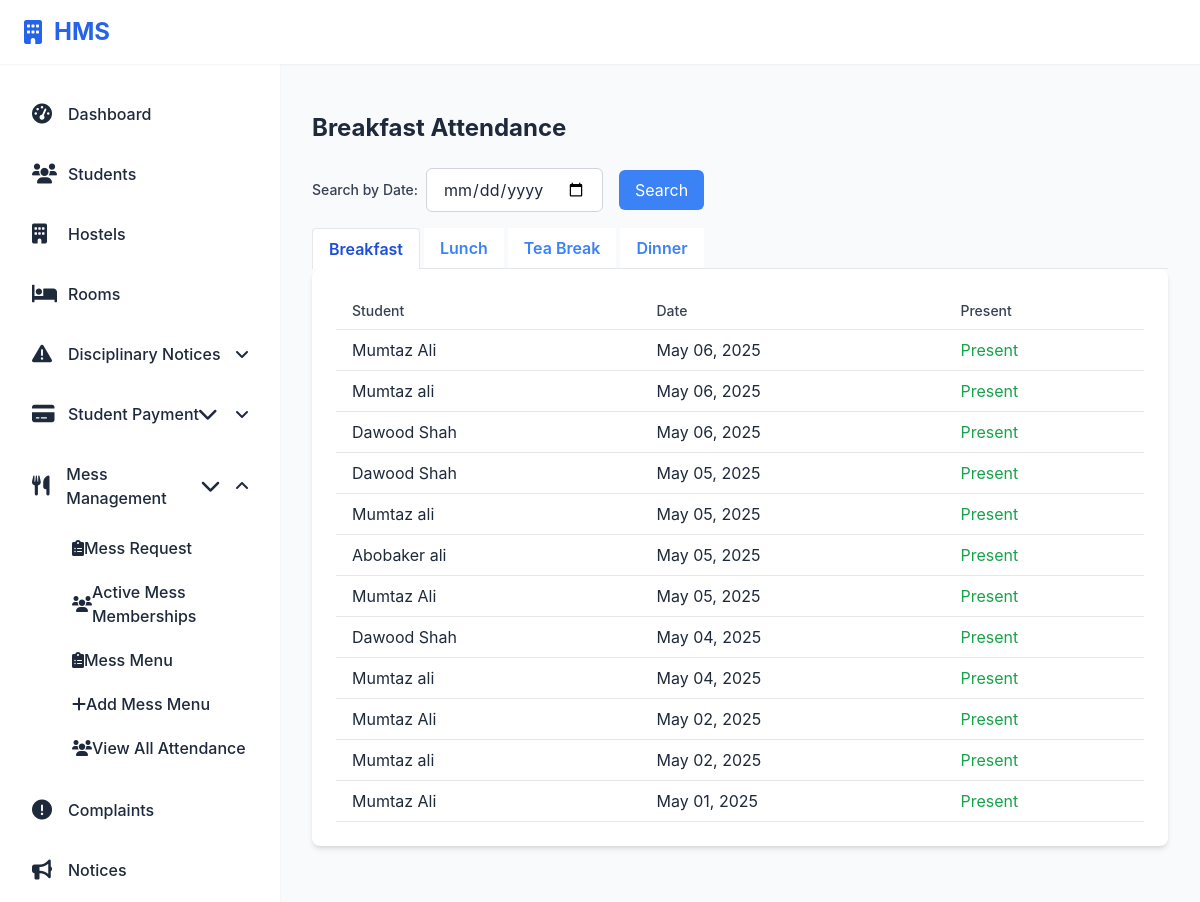
Page /hostel/mess-attendance/ (signed in) on the committed database.
### hostel/models.py (models this page shows, shortened)
class MessAttendance(models.Model):
    student = models.ForeignKey('Student', on_delete=models.CASCADE)
    date = models.DateField(default=timezone.now)
    meal_time = models.CharField(max_length=2, choices=MessMenu.MEAL_CHOICES)
    is_present = models.BooleanField()
    price_charged = models.DecimalField(max_digits=6, decimal_places=2, default=0)

class Student(models.Model):
    Room_ID = models.ForeignKey(Room, on_delete=models.SET_NULL, null=True, related_name="students")
    Hostel_ID = models.ForeignKey(Hostel, on_delete=models.SET_NULL, null=True)
    PAYMENT_STATUS_CHOICES = [
        ('NOT_PAID', 'Not Paid'),
        ('PARTIALLY_PAID', 'Partially Paid'),
        ('FULLY_PAID', 'Fully Paid'),
    ]
    Student_ID = models.AutoField(primary_key=True)
    Registration_Number = models.CharField(max_length=20, unique=True, null=True, blank=True)
    user = models.OneToOneField(User, on_delete=models.CASCADE, null=True)
    profile_picture = models.ImageField(upload_to='student_profiles/', null=True, blank=True)
    F_Name = models.CharField(max_length=50)
    L_Name = models.CharField(max_length=50)
    Contact_Info = models.CharField(max_length=100)
    Address = models.TextField()
    Department = models.CharField(max_length=100)
    FatherName = models.CharField(max_length=50)
    fee_status = models.CharField(max_length=20, choices=PAYMENT_STATUS_CHOICES, default='NOT_PAID')
    total_paid_amount = models.DecimalField(max_digits=10, decimal_places=2, default=0)
    room_price = models.DecimalField(max_digits=10, decimal_places=2, default=0)
    total_fee = models.DecimalField(max_digits=10, decimal_places=2, default=0)  # Added for storing total fee
    paid_installment_count = models.IntegerField(default=0)  # Added missing field

### hostel/views.py (the view)
# urls.py: path('mess-attendance/', views.manage_attendance, name='manage_attendance'),
@staff_member_required
def manage_attendance(request):
    date_filter = request.GET.get('date')
    if date_filter:
        breakfast_records = MessAttendance.objects.filter(meal_time='BF', date=date_filter).order_by('-date')
        lunch_records = MessAttendance.objects.filter(meal_time='LN', date=date_filter).order_by('-date')
        tea_break_records = MessAttendance.objects.filter(meal_time='ET', date=date_filter).order_by('-date')
        dinner_records = MessAttendance.objects.filter(meal_time='DN', date=date_filter).order_by('-date')
        if not breakfast_records.exists():
            breakfast_records = None
        if not lunch_records.exists():
            lunch_records = None
        if not tea_break_records.exists():
            tea_break_records = None
        if not dinner_records.exists():
            dinner_records = None
    else:
        breakfast_records = MessAttendance.objects.filter(meal_time='BF').order_by('-date')
        lunch_records = MessAttendance.objects.filter(meal_time='LN').order_by('-date')
        tea_break_records = MessAttendance.objects.filter(meal_time='ET').order_by('-date')
        dinner_records = MessAttendance.objects.filter(meal_time='DN').order_by('-date')
    context = {
        'breakfast_records': breakfast_records,
        'lunch_records': lunch_records,
        'tea_break_records': tea_break_records,
        'dinner_records': dinner_records
    }
    return render(request, 'mess_management/manage_attendance.html', context)

### hostel/templates/mess_management/manage_attendance.html (shortened to what this page needs)
{% extends 'base.html' %}
{% block content %}
<div class="container mt-4">
    <h1 class="text-2xl font-bold mb-6">Breakfast Attendance</h1>
    <div class="mb-4">
        <form method="get">
            <div class="flex items-center">
                <label for="date" class="mr-2 text-sm font-medium text-gray-700">Search by Date:</label>
                <input type="date" id="date" name="date" class="py-2 px-4 border border-gray-300 rounded-md" value="{{ request.GET.date }}">
                <button type="submit" class="ml-4 bg-blue-500 text-white py-2 px-4 rounded-md">Search</button>
            </div>
        </form>
    </div>
    <ul class="flex border-b">
        <li class="-mb-px mr-1">
            <a class="bg-white inline-block border-l border-t border-r rounded-t py-2 px-4 text-blue-700 font-semibold " href="{% url 'breakfast_attendance' %}">Breakfast</a>
        </li>
        <li class="mr-1">
            <a class="bg-white inline-block py-2 px-4 text-blue-500 hover:text-blue-800 font-semibold {% if request.path == '/lunch-attendance/' %}bg-gray-200{% endif %}" href="{% url 'lunch_attendance' %}">Lunch</a>
        </li>
        <li class="mr-1">
            <a class="bg-white inline-block py-2 px-4 text-blue-500 hover:text-blue-800 font-semibold {% if request.path == '/tea-break-attendance/' %}bg-gray-200{% endif %}" href="{% url 'tea_break_attendance' %}">Tea Break</a>
        </li>
        <li class="mr-1">
            <a class="bg-white inline-block py-2 px-4 text-blue-500 hover:text-blue-800 font-semibold {% if request.path == '/dinner-attendance/' %}bg-gray-200{% endif %}" href="{% url 'dinner_attendance' %}">Dinner</a>
        </li>
    </ul>
    <div class="bg-white rounded-lg shadow-md p-6 mb-6">
        {% if breakfast_records %}
        <div class="overflow-x-auto">
            <table class="min-w-full bg-white">
                <thead>
                    <tr>
                        <th class="py-2 px-4 border-b border-gray-200 text-left text-sm font-medium text-gray-700">Student</th>
                        <th class="py-2 px-4 border-b border-gray-200 text-left text-sm font-medium text-gray-700">Date</th>
                        <th class="py-2 px-4 border-b border-gray-200 text-left text-sm font-medium text-gray-700">Present</th>
                    </tr>
                </thead>
                <tbody>
                    {% for attendance in breakfast_records %}
                        <tr>
                            <td class="py-2 px-4 border-b border-gray-200">{{ attendance.student.F_Name }} {{ attendance.student.L_Name }}</td>
                            <td class="py-2 px-4 border-b border-gray-200">{{ attendance.date|date:"M d, Y" }}</td>
                            <td class="py-2 px-4 border-b border-gray-200">
                                {% if attendance.is_present %}
                                    <span class="text-green-600">Present</span>
                                {% else %}
                                    <span class="text-red-600">Absent</span>
                                {% endif %}
                            </td>
                        </tr>
                    {% endfor %}
                </tbody>
            </table>
        </div>
        {% else %}
            <p class="text-gray-500">No attendance records for Breakfast.</p>
        {% endif %}
    </div>
</div>
{% endblock %}

### hostel/static/css/showcase_notice.css (style rules this page uses)
:root { --primary-color: #4a6fdc; --primary-hover: #3d5cba; --success-color: #28a745; --danger-color: #dc3545; --warning-color: #ffc107; --light-gray: #f8f9fa; --medium-gray: #e9ecef; --dark-gray: #343a40; --border-color: #dee2e6; --shadow: 0 0.125rem 0.25rem rgba(0, 0, 0, 0.075); --transition: all 0.2s ease-in-out; }

### hostel/templates/base.html (style rules this page uses)
:root { --primary-color: #2563eb; --background-color: #f8fafc; --text-color: #1e293b; --sidebar-width: 280px; --header-height: 64px; --shadow-sm: 0 1px 2px 0 rgb(0 0 0 / 0.05); }
* { margin: 0; padding: 0; box-sizing: border-box; }
body { font-family: 'Inter', system-ui, -apple-system, sans-serif; background: var(--background-color); color: var(--text-color); min-height: 100vh; position: relative; }

### rows in the picture
MessAttendance: student.F_Name "Mumtaz", student.L_Name "Ali", date "May 06, 2025", is_present "Present"
MessAttendance: student.F_Name "Mumtaz", student.L_Name "ali", date "May 06, 2025", is_present "Present"
MessAttendance: student.F_Name "Dawood", student.L_Name "Shah", date "May 06, 2025", is_present "Present"
MessAttendance: student.F_Name "Dawood", student.L_Name "Shah", date "May 05, 2025", is_present "Present"
MessAttendance: student.F_Name "Mumtaz", student.L_Name "ali", date "May 05, 2025", is_present "Present"
MessAttendance: student.F_Name "Abobaker", student.L_Name "ali", date "May 05, 2025", is_present "Present"
MessAttendance: student.F_Name "Mumtaz", student.L_Name "Ali", date "May 05, 2025", is_present "Present"
MessAttendance: student.F_Name "Dawood", student.L_Name "Shah", date "May 04, 2025", is_present "Present"
MessAttendance: student.F_Name "Mumtaz", student.L_Name "ali", date "May 04, 2025", is_present "Present"
MessAttendance: student.F_Name "Mumtaz", student.L_Name "Ali", date "May 02, 2025", is_present "Present"
MessAttendance: student.F_Name "Mumtaz", student.L_Name "ali", date "May 02, 2025", is_present "Present"
MessAttendance: student.F_Name "Mumtaz", student.L_Name "Ali", date "May 01, 2025", is_present "Present"
